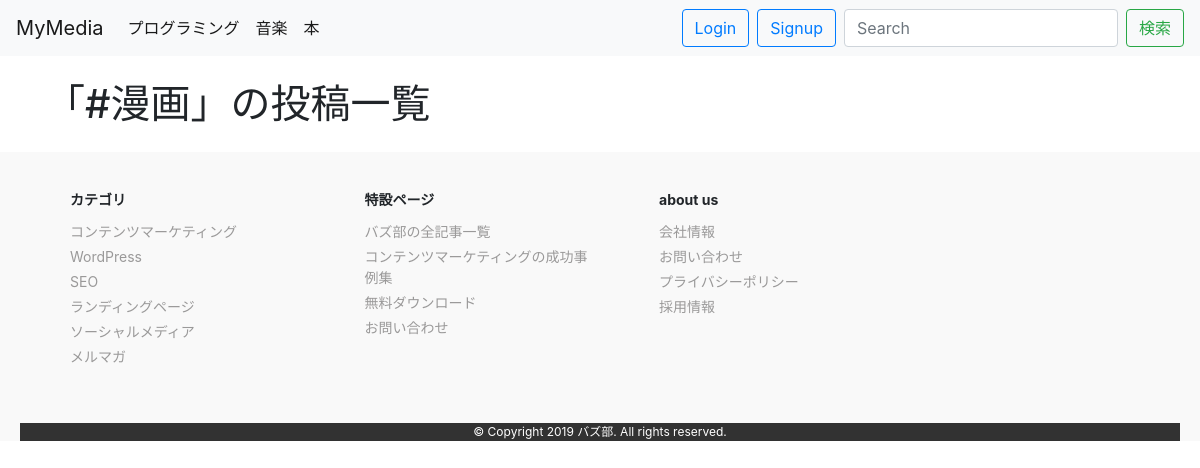
Page /blog/tag/comic/ on the earlier database version.
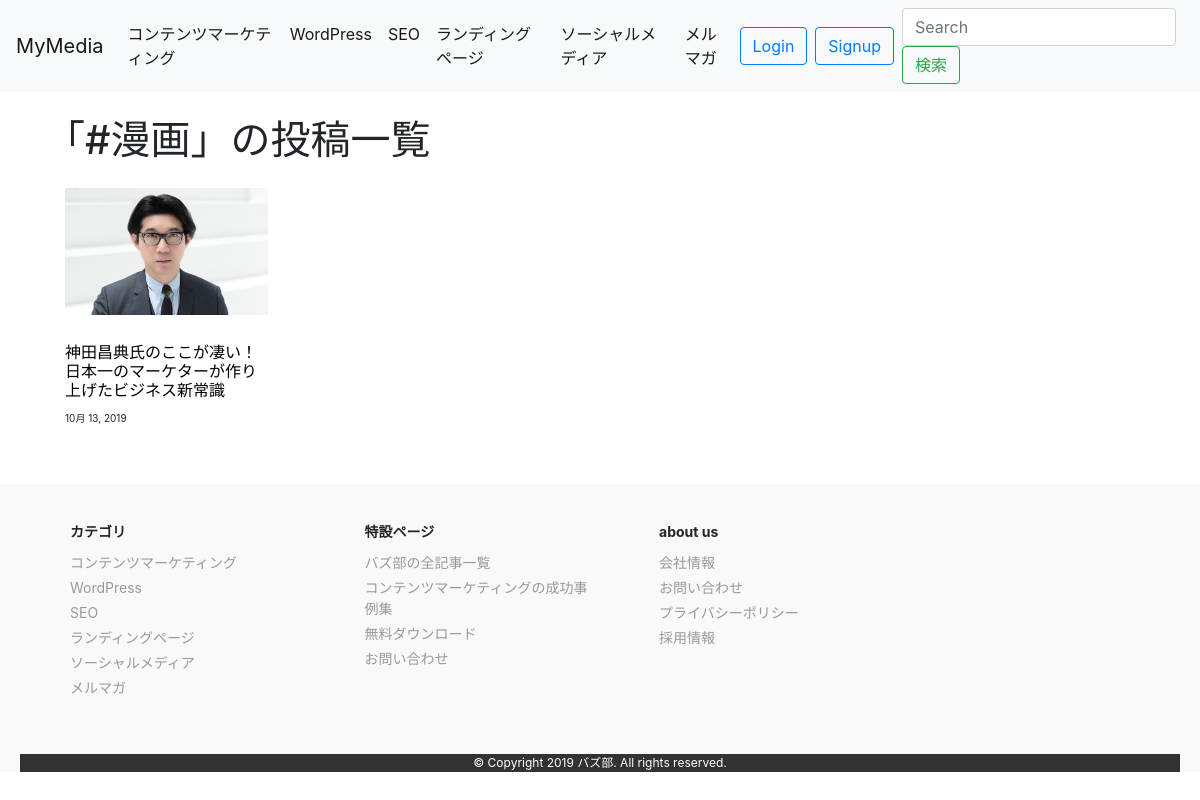
Same page on the later database version.
### blog/models.py (models this page shows, shortened)
class Category(models.Model):
    name = models.CharField(max_length=255)
    slug = models.SlugField(unique=True)
    timestamp = models.DateTimeField(auto_now_add=True)

class Post(models.Model):
    category = models.ForeignKey(Category, on_delete=models.PROTECT)
    tags = models.ManyToManyField(Tag, blank=True)
    title = models.CharField(max_length=255)
    content = models.TextField()
    description = models.TextField(blank=True)
    created_at = models.DateTimeField(auto_now_add=True)
    updated_at = models.DateTimeField(auto_now=True)
    published_at = models.DateTimeField(blank=True, null=True)
    is_public = models.BooleanField(default=False)
    image = models.ImageField(
        upload_to='post_images/', null=True, blank=True)
    class Meta:
        ordering = ['-created_at']

### blog/views.py (the view)
# urls.py: path('tag/<str:tag_slug>/', TagPostView.as_view(), name='tag_post'),
class TagPostView(ListView):
    model = Post
    template_name = 'blog/tag_post.html'
    def get_queryset(self):
        tag_slug = self.kwargs['tag_slug']
        self.tag = get_object_or_404(Tag, slug=tag_slug)
        qs = super().get_queryset().filter(tags=self.tag)
        return qs
    def get_context_data(self, **kwargs):
        context = super().get_context_data(**kwargs)
        context['tag'] = self.tag
        return context

### dbsite2/context_processors.py (called while the page is built)
def common(request):
    context = {
        'categories': Category.objects.annotate(
            num_posts=Count('post', filter=Q(post__is_public=True))),
        'tags': Tag.objects.annotate(
            num_posts=Count('post', filter=Q(post__is_public=True))),
    }
    return context

### blog/templates/blog/tag_post.html (shortened to what this page needs)
{% extends "base.html" %}
{% block content %}
<div class="container">
  <div class="row">
    <main class="col-md-8">
      <h1 class="mb-4">「#{{ tag.name }}」の投稿一覧</h1>
      {% include "blog/snippets/main_post_list.html" %}
    </main>
  </div>
</div>
{% endblock %}

### templates/base/navbar.html (shortened to what this page needs)
<nav class="navbar navbar-expand-lg navbar-light bg-light mb-4">
  <a class="navbar-brand" href="/blog/">MyMedia</a>
  <div class="collapse navbar-collapse" id="navbarSupportedContent">
    <ul class="navbar-nav mr-auto">
      {% for category in categories|dictsort:"id" %}
      <li class="nav-item active">
        <a href="{% url 'blog:category_post' category.slug %}" class="nav-link">{{ category.name }}</a>
      </li>
      {% endfor %}
    </ul>
    {% include "blog/snippets/user_auth.html" %}
    {% include "blog/snippets/search_form.html" %}
  </div>
</nav>

### blog/templates/blog/snippets/main_post_list.html (shortened to what this page needs)
<div class="post-loop-wrap">
{% for post in object_list %}
{% if user.is_authenticated or post.is_public %}
<article class="entry">
  {% if post.image %}
  <figure>
   <a href="{% url 'blog:post_detail' post.id %}">
     <img class="card-img-top" src="{{ post.image.url }}" alt="{{ post.title }}">
   </a>
  </figure>
  {% endif %}
  <header class="post-header">
      <h2 class="post-title">
        <a href="{% url 'blog:post_detail' post.id %}">
          {{ post.title }}
        </a>
      </h2>
  </header>
  <section>
    <p class="pub-date">{{ post.published_at|date }}</p>
  </section>
</article>
{% endif %}
{% empty %}
<p>まだ投稿はありません。</p>
{% endfor %}
</div>

Differences in the rows shown:
changed Category: name "プログラミング" → "コンテンツマーケティング"
changed Category: name "音楽" → "WordPress"
changed Category: name "本" → "SEO"
added Category: name "ランディングページ"
added Category: name "ソーシャルメディア"
added Category: name "メルマガ"
now on this page (row edited): Post: image (picture), title "神田昌典氏のここが凄い！日本一のマーケターが作り上げたビジネス新常識", published_at "10月 13, 2019"
